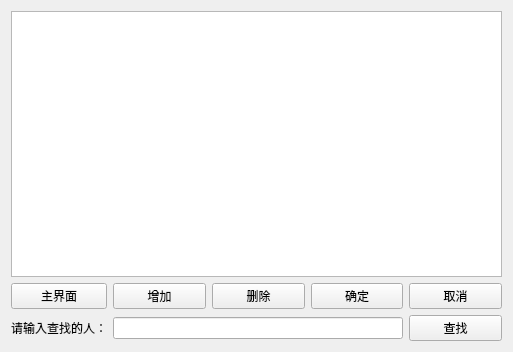
<?xml version="1.0" encoding="UTF-8"?>
<ui version="4.0">
 <class>Widget</class>
 <widget class="QWidget" name="Widget">
  <property name="geometry">
   <rect>
    <x>0</x>
    <y>0</y>
    <width>513</width>
    <height>352</height>
   </rect>
  </property>
  <property name="windowTitle">
   <string>Widget</string>
  </property>
  <layout class="QGridLayout" name="gridLayout">
   <item row="0" column="0" colspan="5">
    <widget class="QTableView" name="tableView"/>
   </item>
   <item row="1" column="0">
    <widget class="QPushButton" name="homeReturn">
     <property name="text">
      <string>主界面</string>
     </property>
    </widget>
   </item>
   <item row="1" column="1">
    <widget class="QPushButton" name="buttonAdd">
     <property name="text">
      <string>增加</string>
     </property>
    </widget>
   </item>
   <item row="1" column="2">
    <widget class="QPushButton" name="buttonDel">
     <property name="text">
      <string>删除</string>
     </property>
    </widget>
   </item>
   <item row="1" column="3">
    <widget class="QPushButton" name="buttonSure">
     <property name="text">
      <string>确定</string>
     </property>
    </widget>
   </item>
   <item row="1" column="4">
    <widget class="QPushButton" name="buttonCancel">
     <property name="text">
      <string>取消</string>
     </property>
    </widget>
   </item>
   <item row="2" column="0">
    <widget class="QLabel" name="label">
     <property name="text">
      <string>请输入查找的人：</string>
     </property>
    </widget>
   </item>
   <item row="2" column="4">
    <widget class="QPushButton" name="buttonFind">
     <property name="text">
      <string>查找</string>
     </property>
    </widget>
   </item>
   <item row="2" column="1" colspan="3">
    <widget class="QLineEdit" name="lineEdit"/>
   </item>
  </layout>
 </widget>
 <layoutdefault spacing="6" margin="11"/>
 <resources/>
 <connections/>
</ui>
